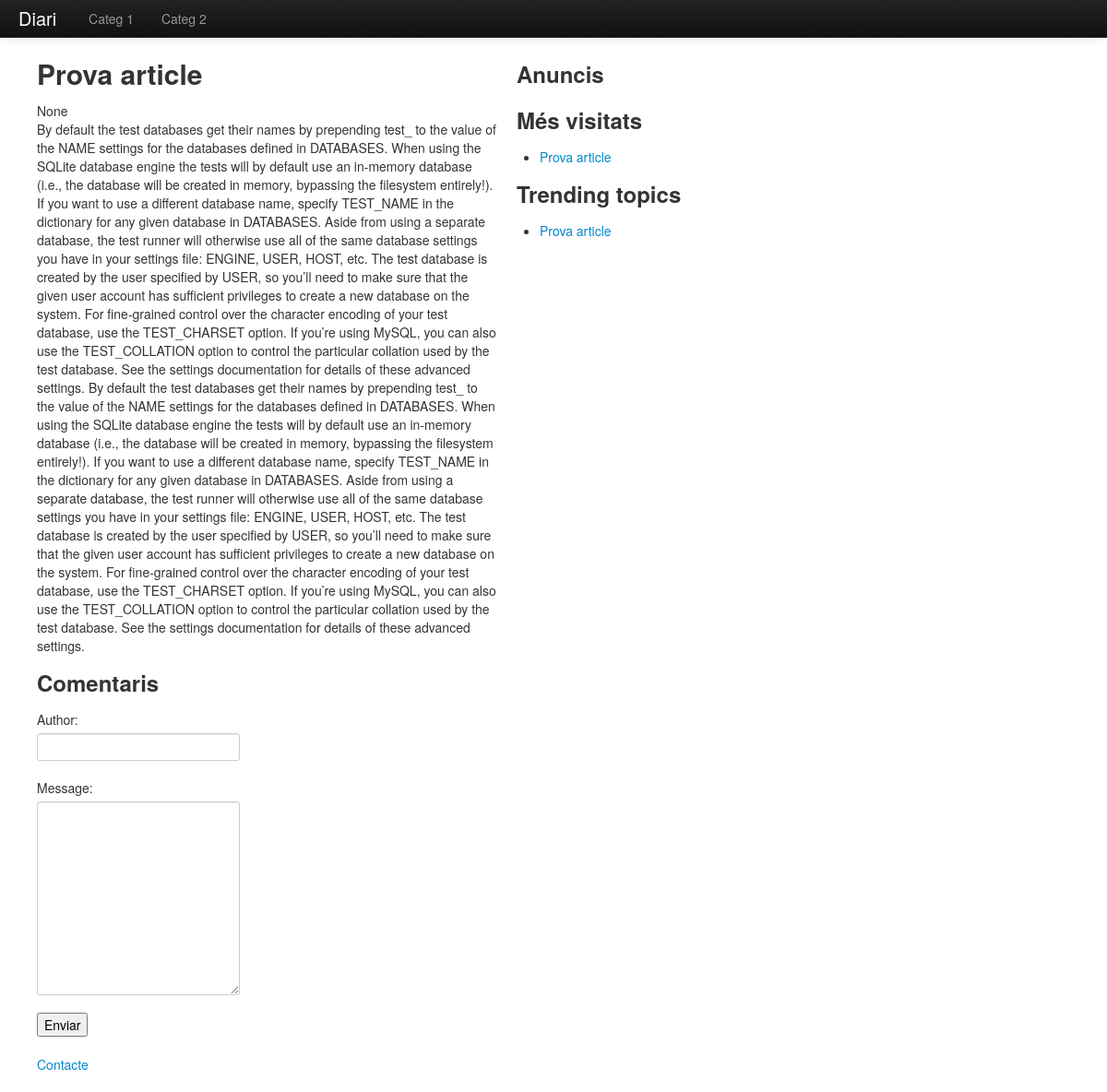
Screenshot of /noticia/prova-article with the database file from the repository.
### contingut/models.py (models this page shows, shortened)
class Category(models.Model):
    parent = models.ForeignKey("Category",
                               blank = True,
                               null = True,
                               related_name = "children",
                                verbose_name = u"parent")
    name = models.CharField(max_length = 100,
                            verbose_name = u"name")
    slug = models.SlugField(max_length = 100,
                            verbose_name = u"slug")
    objects = managers.CategoryManager()
    class Meta:
        verbose_name = u"Categoria"
        verbose_name_plural = u"Categories"
        ordering = ["id"]

class Article(models.Model):
    category = models.ForeignKey("Category",
                                 related_name = "articles",
                                 verbose_name = u"category")
    title = models.CharField(max_length = 100,
                             verbose_name = u"title")
    slug = models.SlugField(max_length = 100,
                            verbose_name = u"slug")
    summary = models.TextField(verbose_name = u"summary")
    content = models.TextField(verbose_name = u"content")
    num_visits = models.IntegerField(default = 0,
                                     verbose_name = u"Visites")
    publish_date = models.DateTimeField(blank = True,
                                        null = True,
                                        verbose_name = u"publish date")
    objects = managers.ArticleManager()
    def save(self, *args, **kwargs):
        if not self.slug:
            self.slug = slugify(self.title)
        super(Article, self).save(args, kwargs)
    class Meta:
        verbose_name = u"Article"
        verbose_name_plural = u"Articles"
        ordering = ["-publish_date"]

### contingut/views.py (the view)
def article_detail(request, article_slug):
    article = models.Article.objects.get(slug = article_slug)
    article.num_visits += 1
    article.save()
    if request.method == "POST":
        form = forms.CommentForm(request.POST)
        if form.is_valid():
            instance = form.save(commit = False)
            instance.article = article
            instance.save()
            form = forms.CommentForm()
    else:
        form = forms.CommentForm()
    return render_to_response("public/article_detail.html",
                              RequestContext(request,
                                             {
                                                 'instance': article,
                                                 'form': form
                                                 }
                                             )
                              )

### contingut/forms.py
class CommentForm(ModelForm):
    class Meta:
        model = models.Comment
        exclude = ("article", "timestamp")

### contingut/managers.py (called while the page is built)
    def get_most_visited(self):
        return self.all().order_by("-num_visits")

    def get_trending_topics(self):
        return self.annotate(num_comments = models.Count("comments")).order_by("-num_comments")

    def get_parents(self):
        return self.filter(parent__isnull = True)

    def get_comments_by_article(self, article):
        return self.filter(article = article).order_by("-timestamp")

### contingut/templatetags/diari_tags.py (called while the page is built)
@register.inclusion_tag('parts/comments.html', takes_context = True)
def show_comments(context):
    instance = context.get("instance")
    comments = models.Comment.objects.get_comments_by_article(instance)
    return {
        'comments': comments
        }

@register.inclusion_tag('parts/menu.html', takes_context = True)
def show_menu(context):
    categories = models.Category.objects.get_parents()
    return {
        'categories': categories
        }

@register.inclusion_tag('parts/sidebar.html', takes_context = True)
def show_sidebar(context):
    return {
        }

@register.inclusion_tag('parts/advertising.html', takes_context = True)
def show_advertising(context):
    ads = models.Ad.objects.all().order_by("?")[0:3]
    return {
        'ads': ads
        }

@register.inclusion_tag('parts/most_visited.html', takes_context = True)
def show_most_visited(context):
    articles = models.Article.objects.get_most_visited()
    return {
        'articles': articles
        }

@register.inclusion_tag('parts/trending_topics.html', takes_context = True)
def show_trending_topics(context):
    articles = models.Article.objects.get_trending_topics()
    return {
        'articles': articles
        }

### contingut/templates/public/article_detail.html (shortened to what this page needs)
{% extends "base.html" %}
{% load diari_tags %}
{% block content %}
<h2>{{ instance.title }}</h2>
<span>{{ instance.publish_date }}</span>
<p>{{ instance.content }}</p>
<h3>Comentaris</h3>
<form action="" method="POST">
  {{ form.as_p }}
  <input type="submit" value="Enviar"/>
</form>
{% endblock %}

### contingut/templates/parts/menu.html (shortened to what this page needs)
<div class="navbar navbar-inverse navbar-fixed-top">
      <div class="navbar-inner">
        <div class="container-fluid">
          <a class="brand" href="/">Diari</a>
          <div class="nav-collapse collapse">
            <ul class="nav">
                {% for category in categories %}
                <li>
                  <a href="{% url 'category_detail' category.slug %}">
                    {{ category.name }}
                  </a>
                </li>
                {% endfor %}
            </ul>
          </div>
        </div>
      </div>
    </div>

### contingut/templates/parts/most_visited.html
<div>
  <h3>Més visitats</h3>
  <ul>
    {% for ar in articles %}
    <li>
      <a href="{% url 'article_detail' ar.slug %}">
        {{ ar.title }}
      </a>
    </li>
    {% endfor %}
  </ul>
</div>

### contingut/templates/parts/trending_topics.html
<div>
  <h3>Trending topics</h3>
  <ul>
    {% for ar in articles %}
    <li>
      <a href="{% url 'article_detail' ar.slug %}">
        {{ ar.title }}
      </a>
    </li>
    {% endfor %}
  </ul>
</div>

### static/css/styles.css (style rules this page uses)
body { margin: 50px 20px 20px 40px; }

### rows the page displays
Category: name "Categ 1"
Category: name "Categ 2"
Article: title "Prova article", publish_date "None", content "By default the test databases get their names by prepending test_ to the value of the NAME settings for the databases defined in DATABASES. When using the SQLite database engine the tests will by default use an in-memory database (i.e., the database will be created in memory, bypassing the filesystem entirely!). If you want to use a different database name, specify TEST_NAME in the dictionary for any given database in DATABASES. Aside from using a separate database, the test runner will otherwise use all of the same database settings you have in your settings file: ENGINE, USER, HOST, etc. The test database is created by the user specified by USER, so you’ll need to make sure that the given…"
